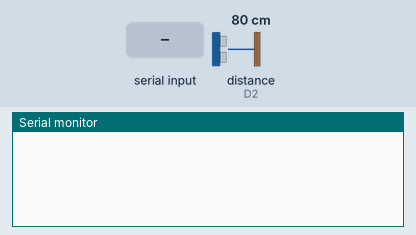
A sketch run on a simulated ESP8266 (NodeMCU). Shown: the last lines printed to the serial monitor. Inputs (shaded band) come from the test bench; at power-on: distance to the obstacle (sensor on D2) 80 cm. The echo pulse lasts 58.3 µs per cm.

Above: at 1.2 s.
1.3 s: "1" received over Serial
At 1.7 s:
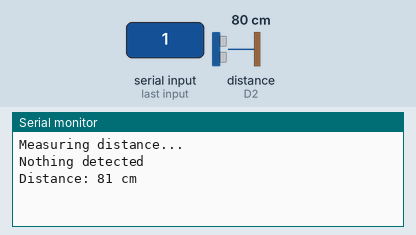
2.8 s: distance to the obstacle (sensor on D2) set to 2 cm
At 3.2 s:
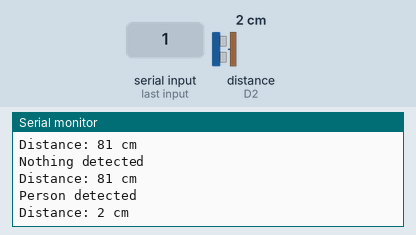
4.8 s: "2" received over Serial
At 5.8 s:
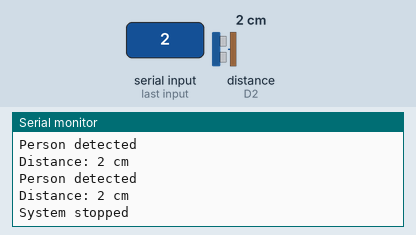

The sketch:

lab3.ino
```cpp
#include <NewPingESP8266.h>

#define TRIGGER_PIN D1
#define ECHO_PIN D2
#define MAX_DISTANCE 200

NewPingESP8266 sonar(TRIGGER_PIN, ECHO_PIN, MAX_DISTANCE);
char input;
bool measure = false;

void setup() {
  Serial.begin(9600);
}

void loop() {
  if (Serial.available() > 0) {
    input = Serial.read();
    if (input == '1') {
      measure = true;
      Serial.println("Measuring distance...");
    } else if (input == '2') {
      measure = false;
      Serial.println("System stopped");
    }
  }

  if (measure) {
    unsigned int distance = sonar.ping_cm();
    if (distance <= 50) {
      Serial.println("Person detected");
    } else {
      Serial.println("Nothing detected");
    }
    Serial.print("Distance: ");
    Serial.print(distance);
    Serial.println(" cm");
    delay(500);
  }
}
```

Measured:
- after the input at 1.3 s, the serial monitor: prints a new line at once (image 1)
- after the input at 2.8 s, the serial monitor: prints a new line at once (image 2)
- after the input at 4.8 s, the serial monitor: prints a new line at once (image 3)
